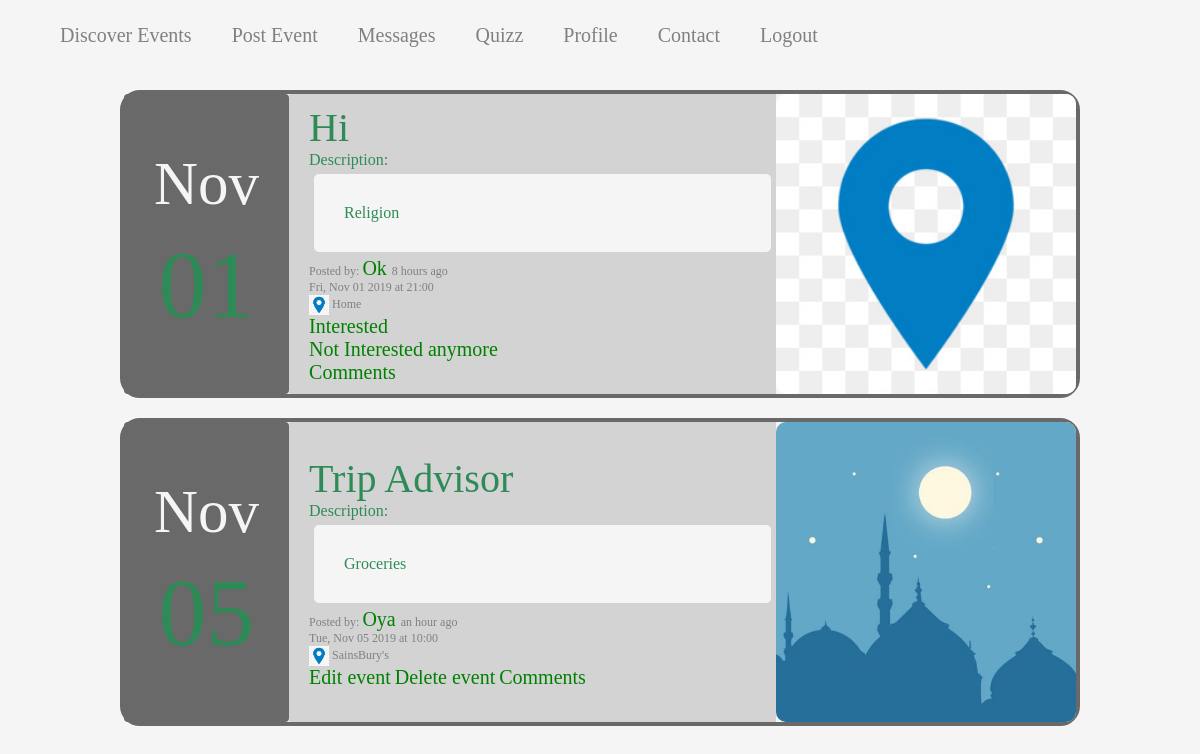
The page /discoverevents (signed in) on the database its author committed.
### app/models.py (models this page shows, shortened)
class Post(db.Model):
    __tablename__ = 'post'
    id = db.Column(db.Integer, primary_key=True)
    title = db.Column(db.String(25))
    eventphoto = db.Column(db.String(50))
    date = db.Column(db.DateTime)
    time = db.Column(db.DateTime)
    venue = db.Column(db.String(70))
    body = db.Column(db.String(140))
    timestamp = db.Column(db.DateTime, index=True, default=datetime.utcnow)
    user_id = db.Column(db.Integer, db.ForeignKey('user.id'))
    userlist = db.relationship('UserList', backref='event_interested', lazy='dynamic')
    comments = db.relationship('Comment', backref='post', lazy='dynamic')

class User(UserMixin, db.Model):
    __tablename__ = 'user'
    id = db.Column(db.Integer, primary_key=True)
    username = db.Column(db.String(64), index=True, unique=True)
    email = db.Column(db.String(120), index=True, unique=True)
    password_hash = db.Column(db.String(128))
    profilepic = db.Column(db.String(50))
    posts = db.relationship('Post', backref='author', lazy='dynamic')
    about_me = db.Column(db.String(200))
    last_seen = db.Column(db.DateTime, default=datetime.utcnow)
    followed = db.relationship(
        'User', secondary=followers,
        primaryjoin=(followers.c.follower_id == id),
        secondaryjoin=(followers.c.followed_id == id),
        backref=db.backref('followers', lazy='dynamic'), lazy='dynamic')
    messages_sent = db.relationship('Message',foreign_keys='Message.sender_id',backref='author', lazy='dynamic')
    messages_received = db.relationship('Message',foreign_keys='Message.recipient_id',backref='recipient', lazy='dynamic')
    last_message_read_time = db.Column(db.DateTime)
    notifications = db.relationship('Notification', backref='user',lazy='dynamic')
    def new_messages(self):
        last_read_time = self.last_message_read_time or datetime(1900, 1, 1)
        return Message.query.filter_by(recipient=self).filter(
            Message.timestamp > last_read_time).count()

### main.py (the view)
@app.route('/')
@app.route('/discoverevents')
@login_required
def explore():
    page = request.args.get('page', 1, type=int)
    posts = Post.query.order_by(Post.date.asc()).paginate(page, app.config['POSTS_PER_PAGE'], False)
    next_url = url_for('explore', page=posts.next_num) \
        if posts.has_next else None
    prev_url = url_for('explore', page=posts.prev_num) \
        if posts.has_prev else None
    return render_template("index.html", title='Discover new events!', posts=posts.items, next_url=next_url, prev_url=prev_url)

### app/models.py (called while the page is built)
@login.user_loader
def load_user(id):
    return User.query.get(int(id))

### main.py (called while the page is built)
@app.before_request
def before_request():
    if current_user.is_authenticated:
        current_user.last_seen = datetime.utcnow()
        db.session.commit()

### app/templates/index.html (shortened to what this page needs)
<head>
  <link rel="stylesheet" href="{{ url_for('static', filename='css/style.css') }}"/>
</head>
{% extends "base.html" %}
{% block app_content %}
  {% if posts %}
    {% for post in posts %}
      {% include '_post.html' %}
    {% endfor %}
  {% endif %}
{% endblock %}

### app/templates/_post.html (shortened to what this page needs)
<head>
  <link rel="stylesheet" href="{{ url_for('static', filename='css/style.css') }}"/>
  <link rel="stylesheet" href="{{ url_for('static', filename='css/style.css') }}"/>
</head>
<div class="post">
  <table>
    <tr class="date">
      <td class="fondo">
        <p class="event-month">{{ post.date.strftime("%b") }}</p>
        <p class="event-day">{{ post.date.strftime("%d") }}</p>
      </td>
      <td class="event">
        <a href="{{ url_for('post', post_id=post.id) }}" class="event-name">
          {{ post.title }}
        </a>
        <br>
        Description:
        <div class="event-description">
          {{ post.body }}
        </div>
        <div class="event-info">
          Posted by:
          <a class="link" href="{{ url_for('user', username=post.author.username) }}">
            {{ post.author.username }}
          </a>
          {{ moment(post.timestamp).fromNow() }}
          <br>
          {{ post.date.strftime("%a, %b %d %Y") }}
          at {{ post.time.strftime("%H:%M") }}
          <br>
          <img src="../static/images/location.png" height="20px">
          {{ post.venue }}
        </div>
        {% if post.author.username == current_user.username %}
        <a class="link" href="{{ url_for('update_post', post_id=post.id) }}">Edit event</a>
        <a class="link" href="{{ url_for('delete_post', post_id=post.id) }}">Delete event</a>
        {% endif %}
        {% if post.author.username != current_user.username %}
        <a class="link" href="{{ url_for('interested', post_id=post.id, user_id=current_user.id) }}">Interested</a>
        <br>
        <a class="link" href="{{ url_for('not_interested', post_id=post.id, user_id=current_user.id) }}">Not Interested anymore</a>
        <br>
        {% endif %}
        <a class="link" href="{{ url_for('comment', post_id=post.id)}}">Comments</a>
      </td>
      <td class="event-photo">
        <img src="{{ post.eventphoto }}">
      </td>
    </tr>
  </table>
</div>

### app/static/css/style.css (style rules this page uses)
body { background-color: whitesmoke; background-size: cover; font-family: Calibri; margin: 0; padding-bottom:150px; }
.link { color: green; font-size: 20px; margin-left: auto; margin-right: auto; text-align: center; }
p { max-width: 650px; margin-left: auto; margin-right: auto; text-align: center; }
.event { padding-left: 20px; background-color: lightgrey; width: 100%; color: seagreen; }
.event-name { color: seagreen; font-size: 40px; float: center; }
.event-month { color: whitesmoke; font-size: 61px; }
.event-day { font-size: 96px; text-align: center; color: seagreen; margin-bottom: 0; }
.event-description { background-color: whitesmoke; border-radius: 5px; padding: 30px; margin: 5px; }
.event-photo { align: center; }
.event-photo img { height: 300px; width: 300px; border-radius: 10px; object-fit: cover; background-color: beige; }
.event-info { font-size: 12px; color: grey; }
.fondo { background-color: dimgrey; border-radius: 4px; padding: 0 30px; }
table .date { padding: 0 30px; }
.post { border: 4px solid dimgrey; border-radius: 20px; width: 80%; margin: 20px auto; }

### rows shown on the page
Post: date "Nov", title "Hi", body "Religion", author.username "Ok", timestamp "8 hours ago", date "Fri, Nov 01 2019", time "21:00", venue "Home", eventphoto (picture)
Post: date "Nov", title "Trip Advisor", body "Groceries", author.username "Oya", timestamp "an hour ago", date "Tue, Nov 05 2019", time "10:00", venue "SainsBury's", shows a picture
